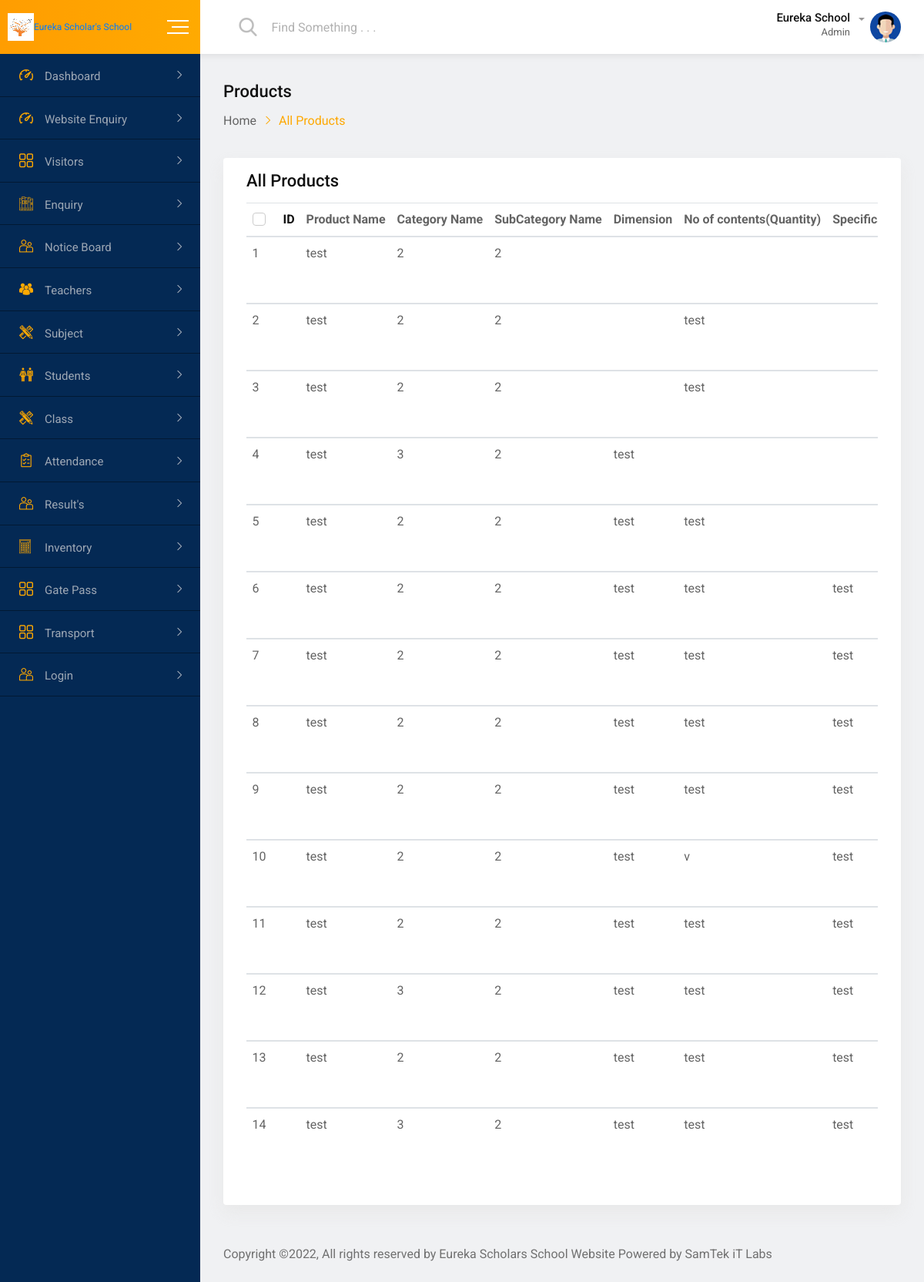
/all-product.php, run on the app's committed database.
### tables this page shows
CREATE TABLE `product` (
  `proid` int(200) NOT NULL,
  `ProductName` varchar(200) NOT NULL,
  `CategoryName` varchar(100) NOT NULL,
  `SubCategoryName` varchar(100) NOT NULL,
  `Dimension` varchar(100) NOT NULL,
  `Noofcontents` varchar(100) NOT NULL,
  `Specification` varchar(200) NOT NULL,
  `code` varchar(100) NOT NULL,
  `ColourPrint` varchar(100) NOT NULL,
  `ColourCode` varchar(100) NOT NULL,
  `Image1` varchar(100) DEFAULT NULL,
  `Image2` varchar(100) NOT NULL,
  `Image3` varchar(100) NOT NULL,
  `Image4` varchar(100) NOT NULL,
  `ProductDescription` varchar(200) NOT NULL,
  `ProductInformation` varchar(200) NOT NULL,
  `CareInstructions` varchar(200) NOT NULL,
  `Price` int(200) NOT NULL
);

### all-product.php (the view, shortened to what this page needs)
<?php
include 'db.php';
?>
<!doctype html>
<html class="no-js" lang="">
<head>
    <link rel="stylesheet" href="css/normalize.css">
    <link rel="stylesheet" href="css/main.css">
    <link rel="stylesheet" href="css/bootstrap.min.css">
    <link rel="stylesheet" href="css/all.min.css">
    <link rel="stylesheet" href="fonts/flaticon.css">
    <link rel="stylesheet" href="css/fullcalendar.min.css">
    <link rel="stylesheet" href="css/animate.min.css">
    <link rel="stylesheet" href="style.css">
</head>
<body>
    <div id="wrapper" class="wrapper bg-ash">
        <div class="navbar navbar-expand-md header-menu-one bg-light">
            <div class="nav-bar-header-one">
                <div class="header-logo">
                    <a href="index1.php">
                        <img src="img/icon.png" alt="logo"><span style="font-size:1vw","color:red;">Eureka Scholar's School</span>
                     </a>
                </div>
                <div class="toggle-button sidebar-toggle">
                    <button type="button" class="item-link">
                        <span class="btn-icon-wrap">
                            <span></span>
                            <span></span>
                            <span></span>
                        </span>
                    </button>
                </div>
            </div>
            <div class="header-main-menu collapse navbar-collapse" id="mobile-navbar">
                <ul class="navbar-nav">
                    <li class="navbar-item header-search-bar">
                        <div class="input-group stylish-input-group">
                            <span class="input-group-addon">
                                <button type="submit">
                                    <span class="flaticon-search" aria-hidden="true"></span>
                            </button>
                            </span>
                            <input type="text" class="form-control" placeholder="Find Something . . .">
                        </div>
                    </li>
                </ul>
                <ul class="navbar-nav">
                    <li class="navbar-item dropdown header-admin">
                        <a class="navbar-nav-link dropdown-toggle" href="#" role="button" data-toggle="dropdown" aria-expanded="false">
                            <div class="admin-title">
                                <h5 class="item-title">Eureka School</h5>
                                <span>Admin</span>
                            </div>
                            <div class="admin-img">
                                <img src="img/figure/admin.jpg" alt="Admin">
                            </div>
                        </a>
                    </li>
                     </div>
                        </div>
            </div>
        <div class="dashboard-page-one">
            <div class="sidebar-main sidebar-menu-one sidebar-expand-md sidebar-color">
                <div class="sidebar-menu-content">
                    <ul class="nav nav-sidebar-menu sidebar-toggle-view">
                        <li class="nav-item sidebar-nav-item">
                            <a href="index1.php" class="nav-link"><i class="flaticon-dashboard"></i><span>Dashboard</span></a>
                        </li>
						<li class="nav-item sidebar-nav-item">
                            <a href="enquiry.php" class="nav-link"><i class="flaticon-dashboard"></i><span>Website Enquiry</span></a>
                         </li>
						<li class="nav-item sidebar-nav-item">
                            <a href="#" class="nav-link"><i class="flaticon-menu-1"></i><span>Visitors</span></a>
                        </li>
						<li class="nav-item sidebar-nav-item">
                            <a href="#" class="nav-link"><i class="flaticon-books"></i><span>Enquiry</span></a>
                        </li>
						<li class="nav-item sidebar-nav-item">
                            <a href="#" class="nav-link"><i class="flaticon-couple"></i><span>Notice Board</span></a>
                        </li>
						<li class="nav-item sidebar-nav-item">
                            <a href="#" class="nav-link"><i
                                    class="flaticon-multiple-users-silhouette"></i><span>Teachers</span></a>
                        </li>
						<li class="nav-item sidebar-nav-item">
                            <a href="#" class="nav-link"><i
                                    class="flaticon-maths-class-materials-cross-of-a-pencil-and-a-ruler"></i><span>Subject</span></a>
                        </li>
                        <li class="nav-item sidebar-nav-item">
                            <a href="#" class="nav-link"><i class="flaticon-classmates"></i><span>Students</span></a>
                        </li>
                        <li class="nav-item sidebar-nav-item">
                            <a href="#" class="nav-link"><i
                                    class="flaticon-maths-class-materials-cross-of-a-pencil-and-a-ruler"></i><span>Class</span></a>
                        </li>
						<li class="nav-item sidebar-nav-item">
                            <a href="#" class="nav-link"><i class="flaticon-shopping-list"></i><span>Attendance</span></a>
                        </li>
                        <li class="nav-item sidebar-nav-item">
                            <a href="#" class="nav-link"><i class="flaticon-couple"></i><span>Result's</span></a>
                        </li>
                        <li class="nav-item sidebar-nav-item">
                            <a href="#" class="nav-link"><i class="flaticon-technological"></i><span>Inventory</span></a>
                        </li>
                        <li class="nav-item sidebar-nav-item">
                            <a href="#" class="nav-link"><i class="flaticon-menu-1"></i><span>Gate Pass</span></a>
                        </li>
                        <li class="nav-item sidebar-nav-item">
                            <a href="#" class="nav-link"><i class="flaticon-menu-1"></i><span>Transport</span></a>
                        </li>
                        <li class="nav-item sidebar-nav-item">
                            <a href="#" class="nav-link"><i class="flaticon-couple"></i><span>Login</span></a>
                        </li>
                    </ul>
                </div>
            </div>
            <div class="dashboard-content-one">
                <div class="breadcrumbs-area">
                    <h3>Products</h3>
                    <ul>
                        <li>
                            <a href="index1.php">Home</a>
                        </li>
                        <li>All Products</li>
                    </ul>
                </div>
                <div class="card height-auto">
                    <div class="card-body">
                        <div class="heading-layout1">
                            <div class="item-title">
                                <h3>All Products</h3>
                            </div>
                        </div>
                        <div class="table-responsive">
                            <table class="table display data-table text-nowrap">
                                <thead>
									<tr>
										<th>
                                            <div class="form-check">
                                                <label class="form-check-label">ID</label>
													<th>Product Name</th>
													<th>Category Name</th>
													<th>SubCategory Name</th>
													<th>Dimension</th>
													<th>No of contents(Quantity)</th>
													<th>Specification</th>
                                            </tr>
                                        </thead>
										 <?php
											$i=1;
										$results1 = mysqli_query($conn, "select * from product");
										while ($row1 = mysqli_fetch_array($results1)) {
										?>
                                        <tbody id="geeks">
                                        <tr>
                                        <td><?php echo $i; ?></td>
											<td><?php echo $row1['ProductName'];?></td>
											<td><?php echo $row1['CategoryName'];?></td>
											<td><?php echo $row1['SubCategoryName'];?></td>
											<td><?php echo $row1['Dimension'];?></td>
											<td><?php echo $row1['Noofcontents'];?></td>
											<td><?php echo $row1['Specification'];?></td>
											<?php $i++;  } ?>
                                            </tr>
                                </tbody>
                            </table>
                        </div>
                    </div>
                </div>
                <footer class="footer-wrap-layout1">
                    <div class="copyright">Copyright ©2022, All rights reserved by Eureka Scholars School Website Powered by SamTek iT Labs</a></div>
                </footer>
            </div>
        </div>
</body>
</html>

### css/main.css (style rules this page uses)
html { color: #222; font-size: 1em; line-height: 1.4; }
audio, canvas, iframe, img, svg, video { vertical-align: middle; }

### data on the page
product: ProductName "test", CategoryName "2", SubCategoryName "2"
product: ProductName "test", CategoryName "2", SubCategoryName "2", Noofcontents "test"
product: ProductName "test", CategoryName "2", SubCategoryName "2", Noofcontents "test"
product: ProductName "test", CategoryName "3", SubCategoryName "2", Dimension "test"
product: ProductName "test", CategoryName "2", SubCategoryName "2", Dimension "test", Noofcontents "test"
product: ProductName "test", CategoryName "2", SubCategoryName "2", Dimension "test", Noofcontents "test", Specification "test"
product: ProductName "test", CategoryName "2", SubCategoryName "2", Dimension "test", Noofcontents "test", Specification "test"
product: ProductName "test", CategoryName "2", SubCategoryName "2", Dimension "test", Noofcontents "test", Specification "test"
product: ProductName "test", CategoryName "2", SubCategoryName "2", Dimension "test", Noofcontents "test", Specification "test"
product: ProductName "test", CategoryName "2", SubCategoryName "2", Dimension "test", Noofcontents "v", Specification "test"
product: ProductName "test", CategoryName "2", SubCategoryName "2", Dimension "test", Noofcontents "test", Specification "test"
product: ProductName "test", CategoryName "3", SubCategoryName "2", Dimension "test", Noofcontents "test", Specification "test"
product: ProductName "test", CategoryName "2", SubCategoryName "2", Dimension "test", Noofcontents "test", Specification "test"
product: ProductName "test", CategoryName "3", SubCategoryName "2", Dimension "test", Noofcontents "test", Specification "test"
